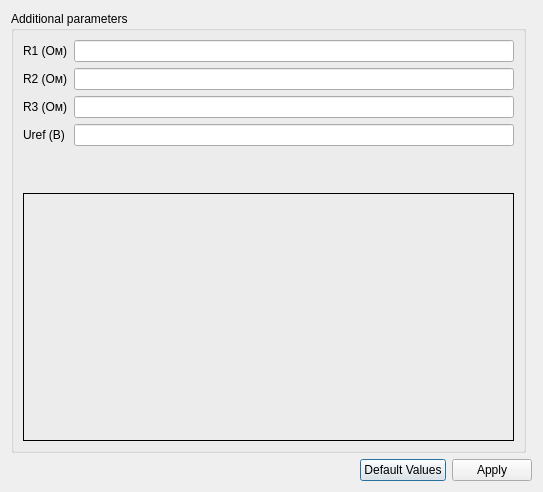
<?xml version="1.0" encoding="UTF-8"?>
<ui version="4.0">
 <class>RuntimeDialog</class>
 <widget class="QDialog" name="RuntimeDialog">
  <property name="geometry">
   <rect>
    <x>0</x>
    <y>0</y>
    <width>541</width>
    <height>492</height>
   </rect>
  </property>
  <property name="windowTitle">
   <string>Runtime settings</string>
  </property>
  <layout class="QGridLayout" name="gridLayout">
   <item row="0" column="0">
    <widget class="QGroupBox" name="additionalOptionsGroupBox">
     <property name="title">
      <string>Additional parameters</string>
     </property>
     <layout class="QGridLayout" name="gridLayout_2">
      <item row="0" column="1">
       <widget class="QLineEdit" name="R1lineEdit"/>
      </item>
      <item row="3" column="0">
       <widget class="QLabel" name="Ureflabel">
        <property name="text">
         <string>Uref (В)</string>
        </property>
       </widget>
      </item>
      <item row="4" column="0" colspan="2">
       <widget class="QLabel" name="U1U2">
        <property name="text">
         <string/>
        </property>
       </widget>
      </item>
      <item row="0" column="0">
       <widget class="QLabel" name="R1label">
        <property name="text">
         <string>R1 (Ом)</string>
        </property>
       </widget>
      </item>
      <item row="1" column="1">
       <widget class="QLineEdit" name="R2lineEdit"/>
      </item>
      <item row="1" column="0">
       <widget class="QLabel" name="R2label">
        <property name="text">
         <string>R2 (Ом)</string>
        </property>
       </widget>
      </item>
      <item row="2" column="0">
       <widget class="QLabel" name="R3label">
        <property name="text">
         <string>R3 (Ом)</string>
        </property>
       </widget>
      </item>
      <item row="2" column="1">
       <widget class="QLineEdit" name="R3lineEdit"/>
      </item>
      <item row="3" column="1">
       <widget class="QLineEdit" name="UreflineEdit"/>
      </item>
      <item row="5" column="0" colspan="2">
       <layout class="QHBoxLayout" name="horizontalLayout_2">
        <property name="sizeConstraint">
         <enum>QLayout::SetDefaultConstraint</enum>
        </property>
        <item>
         <widget class="QLabel" name="scheme">
          <property name="sizePolicy">
           <sizepolicy hsizetype="Fixed" vsizetype="Fixed">
            <horstretch>0</horstretch>
            <verstretch>0</verstretch>
           </sizepolicy>
          </property>
          <property name="minimumSize">
           <size>
            <width>491</width>
            <height>248</height>
           </size>
          </property>
          <property name="frameShape">
           <enum>QFrame::Box</enum>
          </property>
          <property name="text">
           <string/>
          </property>
          <property name="pixmap">
           <pixmap resource="ardoscope.qrc">:/images/scheme.png</pixmap>
          </property>
          <property name="alignment">
           <set>Qt::AlignBottom|Qt::AlignLeading|Qt::AlignLeft</set>
          </property>
         </widget>
        </item>
       </layout>
      </item>
     </layout>
    </widget>
   </item>
   <item row="2" column="0" colspan="2">
    <layout class="QHBoxLayout" name="horizontalLayout">
     <item>
      <spacer name="horizontalSpacer">
       <property name="orientation">
        <enum>Qt::Horizontal</enum>
       </property>
       <property name="sizeHint" stdset="0">
        <size>
         <width>96</width>
         <height>20</height>
        </size>
       </property>
      </spacer>
     </item>
     <item>
      <widget class="QPushButton" name="defaultButton">
       <property name="text">
        <string>Default Values</string>
       </property>
      </widget>
     </item>
     <item>
      <widget class="QPushButton" name="applyButton">
       <property name="text">
        <string>Apply</string>
       </property>
      </widget>
     </item>
    </layout>
   </item>
  </layout>
 </widget>
 <tabstops>
  <tabstop>R1lineEdit</tabstop>
  <tabstop>R2lineEdit</tabstop>
  <tabstop>applyButton</tabstop>
 </tabstops>
 <resources>
  <include location="ardoscope.qrc"/>
 </resources>
 <connections/>
</ui>
